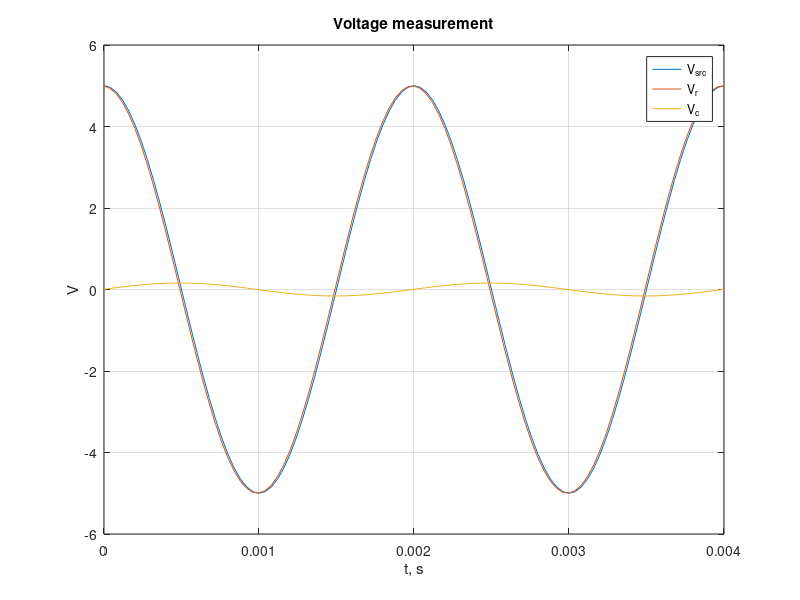

MATLAB code to generate this figure:
% Purpose of the program: analysis of the compoment's voltages of an RC
% circuit using a <non-sinusoidal> source. 

% Problem: the phasors method assumes a single frequency, and an unchanging
% output when compared to the input signal. This works perfectly for
% sinusoidal inputs, but when using triangle waves or other very specific
% inputs, the phasors method is useless because the output signal doesn't
% resemble to the input.

%% Voltages in the series RC circuit

j = sqrt(-1);
V_amplitude = 5;        % V
R = 10;                 % Ohm
f = 500;            % frequency
T = 1 / f;              % Period

omega = 2*pi*f;         % rad/s
C = 1*10^(-3);          % F
Zc = 1/(j*omega*C);     % Ohm
t  = 0 : T/50 : 2*T;    % Time (from 0 to 2 periods, with a step of T/50

% Circuit impedance
Z = R + Zc;

% Current
I = V_amplitude/Z;

% Voltage of the source
v_src = V_amplitude * cos(omega*t);

% Voltage across the resistor R
Vr = R*I;
v_r = abs(Vr) * cos(omega*t + angle(Vr));

% Voltage across the capacitor Zc
Vc = Zc*I;
v_c = abs(Vc) * cos(omega*t + angle(Vc));

subplot(1,1,1);
plot(t, v_src, t, v_r, t, v_c);
grid, title('Voltage measurement')
xlabel('t, s')
ylabel('V')
legend('V_{src}','V_r','V_c','Location', 'northeast')